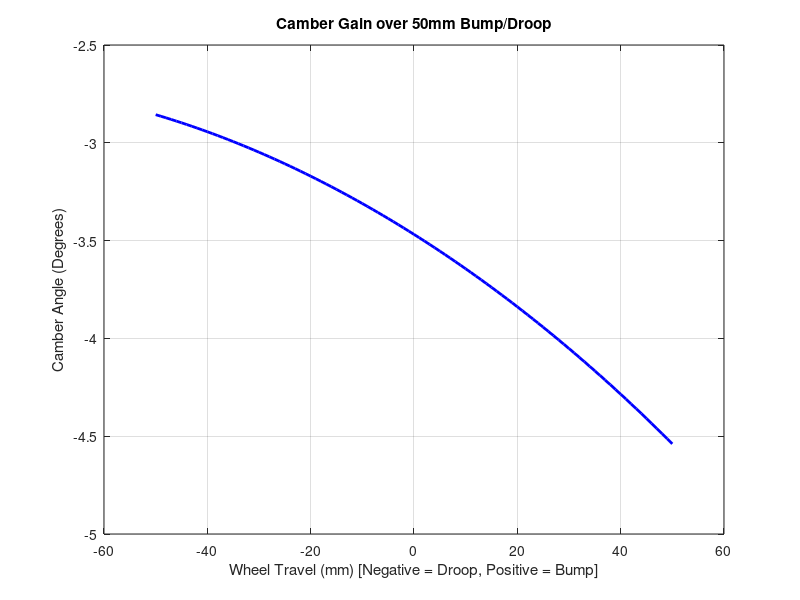

Source code (MATLAB):
% Static Variables
U_in  = [260, 420]; 
L_in  = [160, 120]; 
U_out = [540, 440]; 
L_out = [560, 110]; 

L_uca = norm(U_out - U_in);
L_lca = norm(L_out - L_in);
L_upright = norm(U_out - L_out);

% Setup the Simulation Arrays
travel_range = -50:1:50; % Simulate from -50mm to +50mm in 1mm steps
camber_curve = zeros(length(travel_range), 1); % Empty array to store results

% The Dynamic Kinematic Loop 
for i = 1:length(travel_range)
    dz = travel_range(i);

    % New Lower Upright Pivot (moves on an arc around L_in)
    L_out_new_y = L_out(2) + dz;
    L_out_new_x = L_in(1) + sqrt(L_lca^2 - (L_out_new_y - L_in(2))^2);
    L_out_new = [L_out_new_x, L_out_new_y];

    % Circle Intersection for Upper Upright Pivot
    d = norm(U_in - L_out_new);
    a = (L_upright^2 - L_uca^2 + d^2) / (2 * d);
    h = sqrt(L_upright^2 - a^2);

    % Point P3 on the center line
    P3 = L_out_new + a * (U_in - L_out_new) / d;

    % The intersection point (U_out_new)
    U_out_new_x = P3(1) + h * (U_in(2) - L_out_new(2)) / d;
    U_out_new_y = P3(2) - h * (U_in(1) - L_out_new(1)) / d;
    U_out_new = [U_out_new_x, U_out_new_y];

    % Step C: Calculate Camber Angle for this step
    dx = U_out_new(1) - L_out_new(1);
    dy = U_out_new(2) - L_out_new(2);

    % atan2d calculates the angle relative to the horizontal X-axis in degrees
    theta_upright = atan2d(dy, dx);

    % Convert to camber (deviation from the vertical 90-degree axis)
    camber_curve(i) = 90 - theta_upright;
end

% Plot the Camber Curve (Ensure this is OUTSIDE the loop)
figure('Name', 'Camber vs. Wheel Travel', 'Color', 'w');
plot(travel_range, camber_curve, 'LineWidth', 2, 'Color', 'b');
grid on;
title('Camber Gain over 50mm Bump/Droop');
xlabel('Wheel Travel (mm) [Negative = Droop, Positive = Bump]');
ylabel('Camber Angle (Degrees)');
